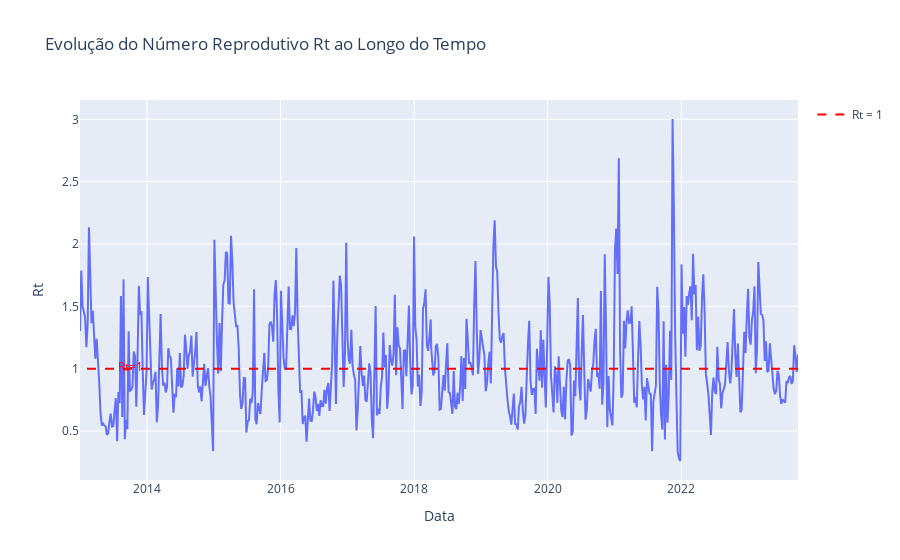

Source (notebook cell):
### Markdown cell above
### 4. Como o número reprodutivo Rt tem se comportado ao longo do tempo? Ele permaneceu abaixo de 1, indicando um controle da epidemia?

### Code cell
# Criando o gráfico de linha para Rt ao longo do tempo
fig_rt = px.line(df,
                 x='data_iniSE',
                 y='Rt',
                 title='Evolução do Número Reprodutivo Rt ao Longo do Tempo',
                 labels={'data_iniSE':'Data','Rt':'Numero Reprodutivo'})

# Adicionando linha horizontal em y=1
fig_rt.add_trace(go.Scatter(x=df['data_iniSE'], y=[1]*len(df),
                            mode='lines',
                            line=dict(color='red', dash='dash'),
                            name='Rt = 1'))

# Ajustar o layout
fig_rt.update_layout(yaxis_title="Rt",
                     annotations=[dict(x=0.05, y=1.02, xref='paper', yref='y',
                                       text='Rt=1', showarrow=False, font=dict(color="red"))])

# Mostrar o gráfico
fig_rt.show()

### Figure 1 — Plotly figure (JSON) as saved in the notebook; plotly's stock layout.template omitted (floating-point values rounded to 4 significant figures; data arrays with more than 128 entries replaced by an {"elided": "..."} marker saying what was removed)
{"data": [{"hovertemplate": "Data=%{x}<br>Numero Reprodutivo=%{y}<extra></extra>", "legendgroup": "", "line": {"color": "#636efa", "dash": "solid"}, "marker": {"symbol": "circle"}, "mode": "lines", "name": "", "orientation": "v", "showlegend": false, "type": "scatter", "x": {"elided": "562 str values"}, "xaxis": "x", "y": {"elided": "562 float values"}, "yaxis": "y"}, {"line": {"color": "red", "dash": "dash"}, "mode": "lines", "name": "Rt = 1", "type": "scatter", "x": {"elided": "562 str values"}, "y": {"elided": "562 int values"}}], "layout": {"annotations": [{"font": {"color": "red"}, "showarrow": false, "text": "Rt=1", "x": 0.05, "xref": "paper", "y": 1.02, "yref": "y"}], "legend": {"tracegroupgap": 0}, "title": {"text": "Evolução do Número Reprodutivo Rt ao Longo do Tempo"}, "xaxis": {"anchor": "y", "domain": [0, 1], "title": {"text": "Data"}}, "yaxis": {"anchor": "x", "domain": [0, 1], "title": {"text": "Rt"}}}}
